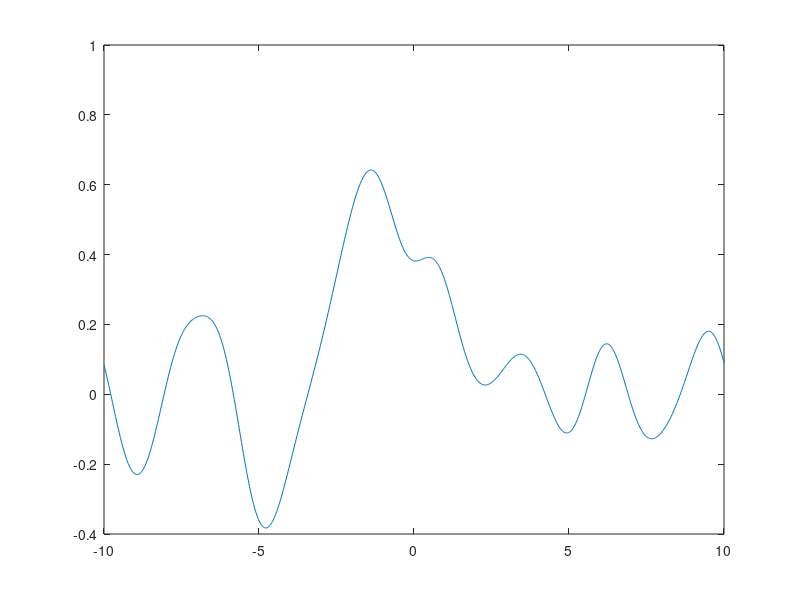

This chart was generated by the following MATLAB code:
% Fast Fourier Transform (FFT) based solver of the KdV equation
% taken from http://www.wikiwaves.org/Numerical_Solution_of_the_KdV

clear all;
clc;
close all;


for j=1:100

N = 1024;
t=0.01*j;
x = linspace(-10,10,N);
delta_x = x(2) - x(1);
delta_k = 2*pi/(N*delta_x);
k = [0:delta_k:N/2*delta_k,-(N/2-1)*delta_k:delta_k:-delta_k];
f = exp(-x.^2);
f_hat = fft(f);
u = real(ifft(f_hat.*exp(i*k.^3*t)));
A(j,:)=u;
end


for j=1:100
plot(x,A(j,:))
xlim([-10 10])
ylim([-0.4 1])
drawnow
pause(1/30)
end